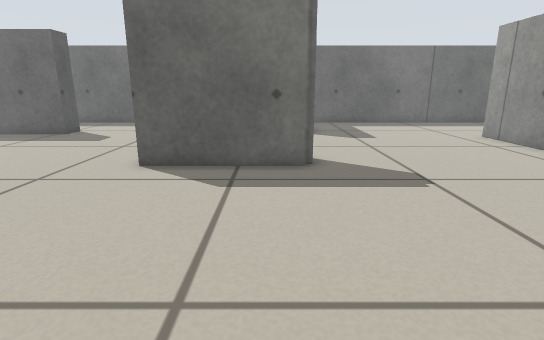
[1] (above)

17 first-person views from a walk through a robot-simulator world made for Stage. The camera is 0.45 m above the floor, tilts 14° down and sees 80° across. Floor lines are 1 m apart. The floor is counted in squares, 0.2 m on a side. Each view is taken from the middle of a square. On the plan, view 1 faces up. The plan holds only what a view shows up to about 19 squares ahead; the rest is blank. Robots are left out.

[2]
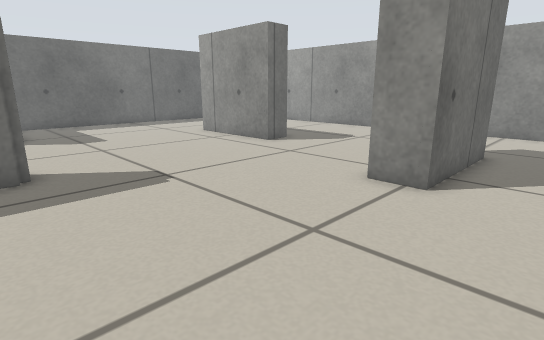

[3]
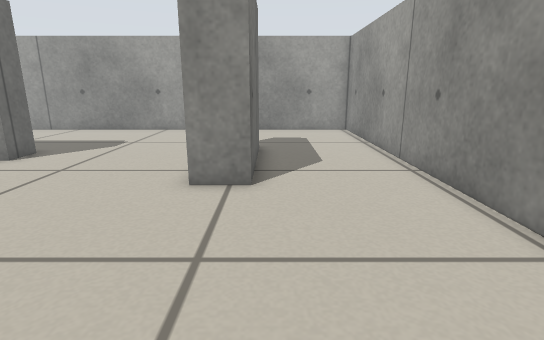

[4]
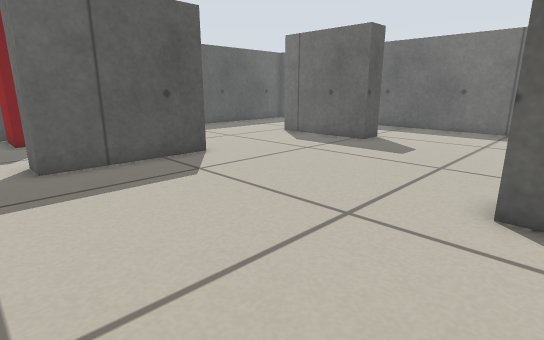

[5]
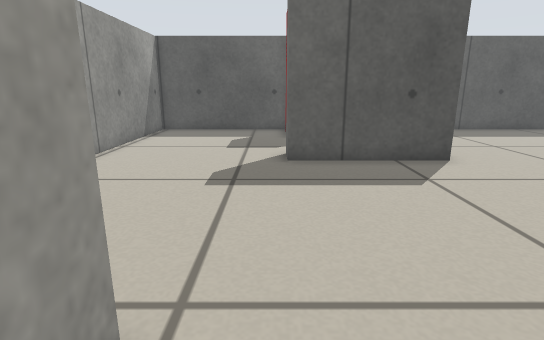

[6]
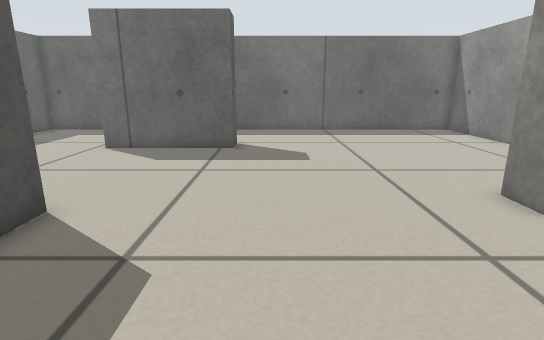

[7]
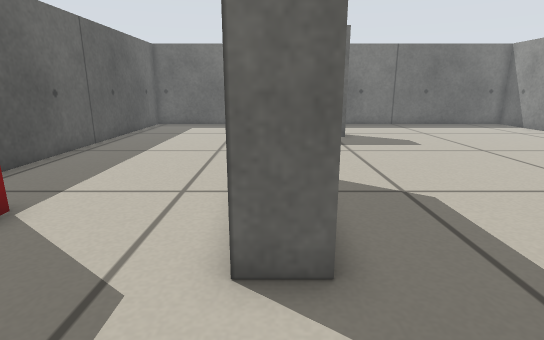

[8]
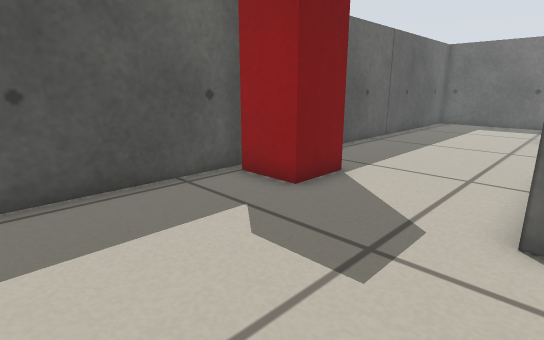

[9]
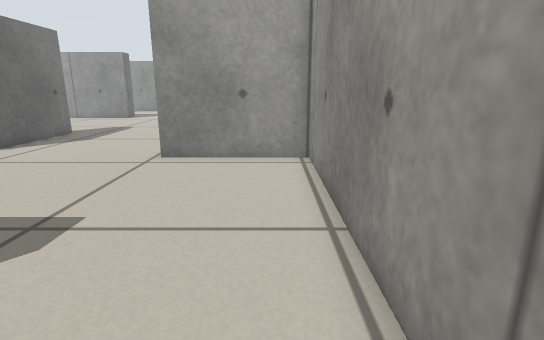

[10]
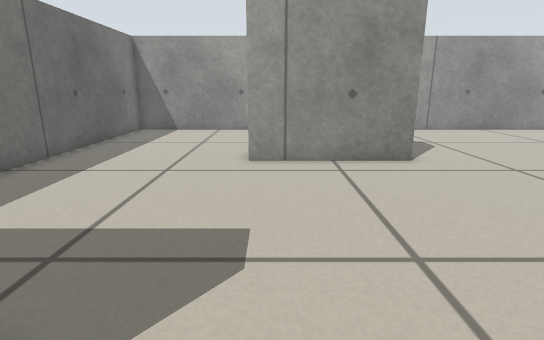

[11]
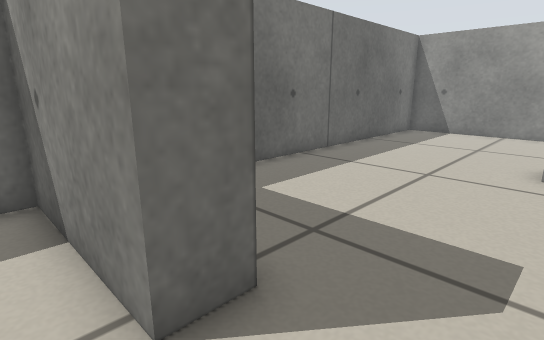

[12]
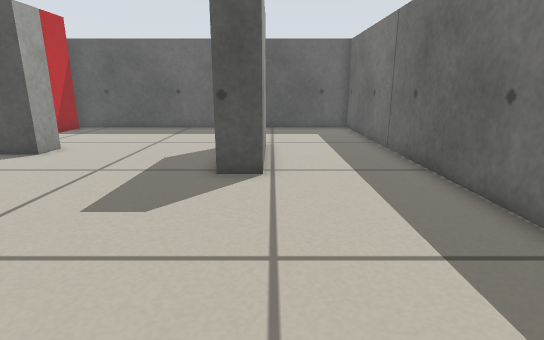

[13]
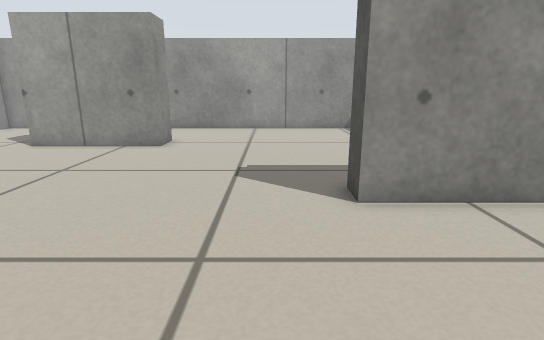

[14]
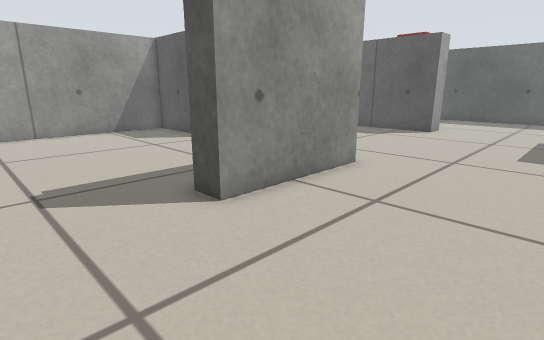

[15]
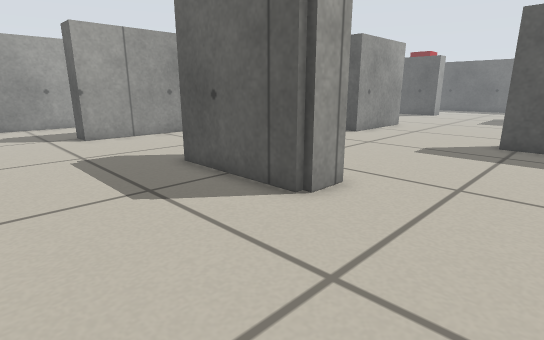

[16]
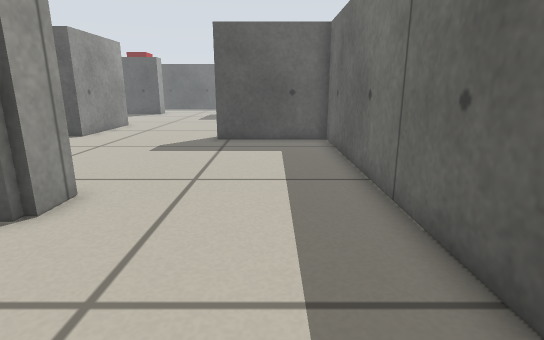

[17]
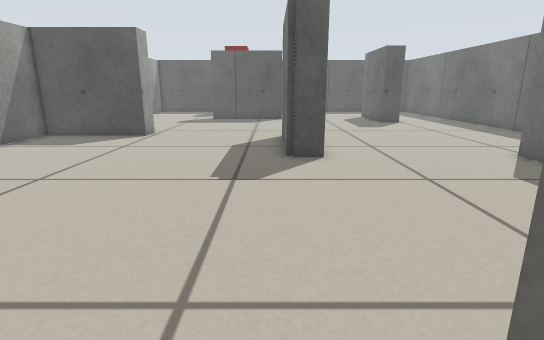

### Floor plan
Points are (right, up) in squares from view 1. A wall is a line through its corners. A room is listed if a view was taken in it or the views show most of it. See-through windows are left out.
Room 1 (views 1, 2, 3, 4, 5, 6, 7, 8, 9, 10, 11, 12, 13, 14, 15, 16, 17)
walls: (1.1, 9.5) (-4, 9.5) (-4, 10.8) (1.2, 10.8) (1.2, 9.8); (1, 17.5) (1, 22.5) (-21.5, 22.5) (-21.5, -2.3) (-5.3, -2.3) (-5.3, 2.8) (-4, 2.8) (-4, -2.3) (18.5, -2.3) (18.5, 22.5) (2.2, 22.5) (2.2, 17.5) (1, 17.5); (-14.5, 9.8) (-13.2, 9.8) (-13.2, 4.5) (-14.5, 4.5); (11.6, 10.5) (10.3, 10.5) (10.3, 15.8) (11.7, 15.8) (11.7, 10.8); (-14.8, 17.8) (-10.5, 17.8) (-10.5, 16.5) (-15.5, 16.5); (12.6, 2.5) (7.5, 2.5) (7.5, 4) (12.7, 4) (12.7, 2.8)
objects: red box (-21, 5) to (-19, 7)

Where each view was taken, in squares from view 1:
view 1: 0 up, 0 right, facing up
view 2: 0 up, 0 right, facing up-right
view 3: 2 up, 0 right, facing right
view 4: 3 up, 3 left, facing up-left
view 5: 4 up, 3 left, facing left
view 6: 4 up, 9 left, facing up
view 7: 1 up, 14 left, facing up
view 8: 1 down, 14 left, facing up-left
view 9: 1 down, 16 left, facing right
view 10: 15 up, 0 right, facing right
view 11: 15 up, 0 right, facing up-right
view 12: 18 up, 2 left, facing left
view 13: 17 up, 3 right, facing down
view 14: 16 up, 5 right, facing down-left
view 15: 20 up, 17 right, facing down-left
view 16: 20 up, 17 right, facing left
view 17: 9 up, 12 right, facing left
